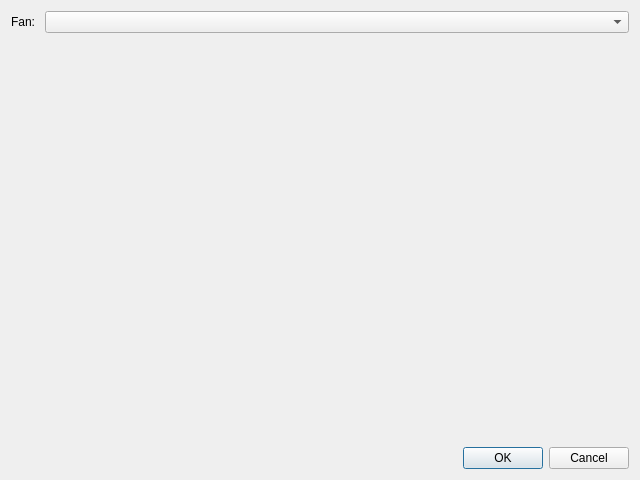
<?xml version="1.0" encoding="UTF-8"?>
<ui version="4.0">
 <class>Dialog</class>
 <widget class="QDialog" name="Dialog">
  <property name="geometry">
   <rect>
    <x>0</x>
    <y>0</y>
    <width>640</width>
    <height>480</height>
   </rect>
  </property>
  <property name="windowTitle">
   <string>Dialog</string>
  </property>
  <layout class="QVBoxLayout" name="verticalLayout">
   <item>
    <layout class="QFormLayout" name="formLayout">
     <item row="0" column="0">
      <widget class="QLabel" name="fanLabel">
       <property name="text">
        <string>Fan: </string>
       </property>
      </widget>
     </item>
     <item row="0" column="1">
      <widget class="QComboBox" name="fanComboBox"/>
     </item>
    </layout>
   </item>
   <item>
    <spacer name="verticalSpacer">
     <property name="orientation">
      <enum>Qt::Vertical</enum>
     </property>
     <property name="sizeHint" stdset="0">
      <size>
       <width>20</width>
       <height>40</height>
      </size>
     </property>
    </spacer>
   </item>
   <item>
    <widget class="QDialogButtonBox" name="buttonBox">
     <property name="orientation">
      <enum>Qt::Horizontal</enum>
     </property>
     <property name="standardButtons">
      <set>QDialogButtonBox::Cancel|QDialogButtonBox::Ok</set>
     </property>
    </widget>
   </item>
  </layout>
 </widget>
 <resources/>
 <connections>
  <connection>
   <sender>buttonBox</sender>
   <signal>accepted()</signal>
   <receiver>Dialog</receiver>
   <slot>accept()</slot>
   <hints>
    <hint type="sourcelabel">
     <x>248</x>
     <y>254</y>
    </hint>
    <hint type="destinationlabel">
     <x>157</x>
     <y>274</y>
    </hint>
   </hints>
  </connection>
  <connection>
   <sender>buttonBox</sender>
   <signal>rejected()</signal>
   <receiver>Dialog</receiver>
   <slot>reject()</slot>
   <hints>
    <hint type="sourcelabel">
     <x>316</x>
     <y>260</y>
    </hint>
    <hint type="destinationlabel">
     <x>286</x>
     <y>274</y>
    </hint>
   </hints>
  </connection>
 </connections>
</ui>
